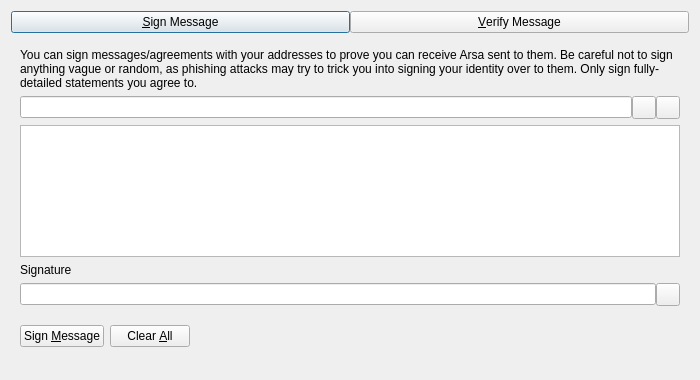
<?xml version="1.0" encoding="UTF-8"?>
<ui version="4.0">
 <class>SignVerifyMessageDialog</class>
 <widget class="QDialog" name="SignVerifyMessageDialog">
  <property name="geometry">
   <rect>
    <x>0</x>
    <y>0</y>
    <width>700</width>
    <height>380</height>
   </rect>
  </property>
  <property name="windowTitle">
   <string>Signatures - Sign / Verify a Message</string>
  </property>
  <property name="modal">
   <bool>true</bool>
  </property>
  <layout class="QVBoxLayout" name="verticalLayout">
   <item>
    <layout class="QHBoxLayout" name="horizontalLayout_Buttons_2">
     <property name="spacing">
      <number>0</number>
     </property>
     <property name="topMargin">
      <number>0</number>
     </property>
     <item>
      <widget class="QPushButton" name="btnSignMessage">
       <property name="text">
        <string>&amp;Sign Message</string>
       </property>
       <property name="checkable">
        <bool>true</bool>
       </property>
      </widget>
     </item>
     <item>
      <widget class="QPushButton" name="btnVerifyMessage">
       <property name="text">
        <string>&amp;Verify Message</string>
       </property>
       <property name="checkable">
        <bool>true</bool>
       </property>
      </widget>
     </item>
    </layout>
   </item>
   <item>
    <widget class="QStackedWidget" name="stackedWidgetSig">
     <property name="minimumSize">
      <size>
       <width>0</width>
       <height>0</height>
      </size>
     </property>
     <property name="currentIndex">
      <number>0</number>
     </property>
     <widget class="QWidget" name="pageSignMessage">
      <layout class="QVBoxLayout" name="verticalLayout_SM">
       <item>
        <widget class="QLabel" name="infoLabel_SM">
         <property name="text">
          <string>You can sign messages/agreements with your addresses to prove you can receive Arsa sent to them. Be careful not to sign anything vague or random, as phishing attacks may try to trick you into signing your identity over to them. Only sign fully-detailed statements you agree to.</string>
         </property>
         <property name="textFormat">
          <enum>Qt::PlainText</enum>
         </property>
         <property name="wordWrap">
          <bool>true</bool>
         </property>
        </widget>
       </item>
       <item>
        <layout class="QHBoxLayout" name="horizontalLayout_1_SM">
         <property name="spacing">
          <number>0</number>
         </property>
         <item>
          <widget class="QValidatedLineEdit" name="addressIn_SM">
           <property name="toolTip">
            <string>The Arsa address to sign the message with</string>
           </property>
          </widget>
         </item>
         <item>
          <widget class="QToolButton" name="addressBookButton_SM">
           <property name="toolTip">
            <string>Choose previously used address</string>
           </property>
           <property name="text">
            <string/>
           </property>
           <property name="shortcut">
            <string>Alt+A</string>
           </property>
          </widget>
         </item>
         <item>
          <widget class="QToolButton" name="pasteButton_SM">
           <property name="toolTip">
            <string>Paste address from clipboard</string>
           </property>
           <property name="text">
            <string/>
           </property>
           <property name="shortcut">
            <string>Alt+P</string>
           </property>
          </widget>
         </item>
        </layout>
       </item>
       <item>
        <widget class="QPlainTextEdit" name="messageIn_SM">
         <property name="toolTip">
          <string>Enter the message you want to sign here</string>
         </property>
        </widget>
       </item>
       <item>
        <widget class="QLabel" name="signatureLabel_SM">
         <property name="text">
          <string>Signature</string>
         </property>
         <property name="textFormat">
          <enum>Qt::PlainText</enum>
         </property>
        </widget>
       </item>
       <item>
        <layout class="QHBoxLayout" name="horizontalLayout_2_SM">
         <property name="spacing">
          <number>0</number>
         </property>
         <item>
          <widget class="QLineEdit" name="signatureOut_SM">
           <property name="readOnly">
            <bool>true</bool>
           </property>
          </widget>
         </item>
         <item>
          <widget class="QToolButton" name="copySignatureButton_SM">
           <property name="toolTip">
            <string>Copy the current signature to the system clipboard</string>
           </property>
           <property name="text">
            <string/>
           </property>
          </widget>
         </item>
        </layout>
       </item>
       <item>
        <layout class="QHBoxLayout" name="horizontalLayout_3_SM">
         <item>
          <widget class="QPushButton" name="signMessageButton_SM">
           <property name="toolTip">
            <string>Sign the message to prove you own this Arsa address</string>
           </property>
           <property name="text">
            <string>Sign &amp;Message</string>
           </property>
           <property name="autoDefault">
            <bool>false</bool>
           </property>
          </widget>
         </item>
         <item>
          <widget class="QPushButton" name="clearButton_SM">
           <property name="toolTip">
            <string>Reset all sign message fields</string>
           </property>
           <property name="text">
            <string>Clear &amp;All</string>
           </property>
           <property name="autoDefault">
            <bool>false</bool>
           </property>
          </widget>
         </item>
         <item>
          <spacer name="horizontalSpacer_1_SM">
           <property name="orientation">
            <enum>Qt::Horizontal</enum>
           </property>
           <property name="sizeHint" stdset="0">
            <size>
             <width>40</width>
             <height>48</height>
            </size>
           </property>
          </spacer>
         </item>
         <item>
          <widget class="QLabel" name="statusLabel_SM">
           <property name="text">
            <string/>
           </property>
           <property name="wordWrap">
            <bool>true</bool>
           </property>
          </widget>
         </item>
         <item>
          <spacer name="horizontalSpacer_2_SM">
           <property name="orientation">
            <enum>Qt::Horizontal</enum>
           </property>
           <property name="sizeHint" stdset="0">
            <size>
             <width>40</width>
             <height>48</height>
            </size>
           </property>
          </spacer>
         </item>
        </layout>
       </item>
      </layout>
     </widget>
     <widget class="QWidget" name="pageVerifyMessage">
      <layout class="QVBoxLayout" name="verticalLayout_VM">
       <item>
        <widget class="QLabel" name="infoLabel_VM">
         <property name="text">
          <string>Enter the receiver's address, message (ensure you copy line breaks, spaces, tabs, etc. exactly) and signature below to verify the message. Be careful not to read more into the signature than what is in the signed message itself, to avoid being tricked by a man-in-the-middle attack. Note that this only proves the signing party receives with the address, it cannot prove sendership of any transaction!</string>
         </property>
         <property name="textFormat">
          <enum>Qt::PlainText</enum>
         </property>
         <property name="alignment">
          <set>Qt::AlignLeading|Qt::AlignLeft|Qt::AlignTop</set>
         </property>
         <property name="wordWrap">
          <bool>true</bool>
         </property>
        </widget>
       </item>
       <item>
        <layout class="QHBoxLayout" name="horizontalLayout_1_VM">
         <property name="spacing">
          <number>0</number>
         </property>
         <item>
          <widget class="QValidatedLineEdit" name="addressIn_VM">
           <property name="toolTip">
            <string>The Arsa address the message was signed with</string>
           </property>
          </widget>
         </item>
         <item>
          <widget class="QToolButton" name="addressBookButton_VM">
           <property name="toolTip">
            <string>Choose previously used address</string>
           </property>
           <property name="text">
            <string/>
           </property>
           <property name="shortcut">
            <string>Alt+A</string>
           </property>
          </widget>
         </item>
        </layout>
       </item>
       <item>
        <widget class="QPlainTextEdit" name="messageIn_VM"/>
       </item>
       <item>
        <widget class="QValidatedLineEdit" name="signatureIn_VM"/>
       </item>
       <item>
        <layout class="QHBoxLayout" name="horizontalLayout_2_VM">
         <item>
          <widget class="QPushButton" name="verifyMessageButton_VM">
           <property name="toolTip">
            <string>Verify the message to ensure it was signed with the specified Arsa address</string>
           </property>
           <property name="text">
            <string>Verify &amp;Message</string>
           </property>
           <property name="autoDefault">
            <bool>false</bool>
           </property>
          </widget>
         </item>
         <item>
          <widget class="QPushButton" name="clearButton_VM">
           <property name="toolTip">
            <string>Reset all verify message fields</string>
           </property>
           <property name="text">
            <string>Clear &amp;All</string>
           </property>
           <property name="autoDefault">
            <bool>false</bool>
           </property>
          </widget>
         </item>
         <item>
          <spacer name="horizontalSpacer_1_VM">
           <property name="orientation">
            <enum>Qt::Horizontal</enum>
           </property>
           <property name="sizeHint" stdset="0">
            <size>
             <width>40</width>
             <height>48</height>
            </size>
           </property>
          </spacer>
         </item>
         <item>
          <widget class="QLabel" name="statusLabel_VM">
           <property name="text">
            <string/>
           </property>
           <property name="wordWrap">
            <bool>true</bool>
           </property>
          </widget>
         </item>
         <item>
          <spacer name="horizontalSpacer_2_VM">
           <property name="orientation">
            <enum>Qt::Horizontal</enum>
           </property>
           <property name="sizeHint" stdset="0">
            <size>
             <width>40</width>
             <height>48</height>
            </size>
           </property>
          </spacer>
         </item>
        </layout>
       </item>
      </layout>
     </widget>
    </widget>
   </item>
  </layout>
 </widget>
 <customwidgets>
  <customwidget>
   <class>QValidatedLineEdit</class>
   <extends>QLineEdit</extends>
   <header>qt/qvalidatedlineedit.h</header>
  </customwidget>
 </customwidgets>
 <resources>
  <include location="../arsa.qrc"/>
 </resources>
 <connections/>
</ui>
